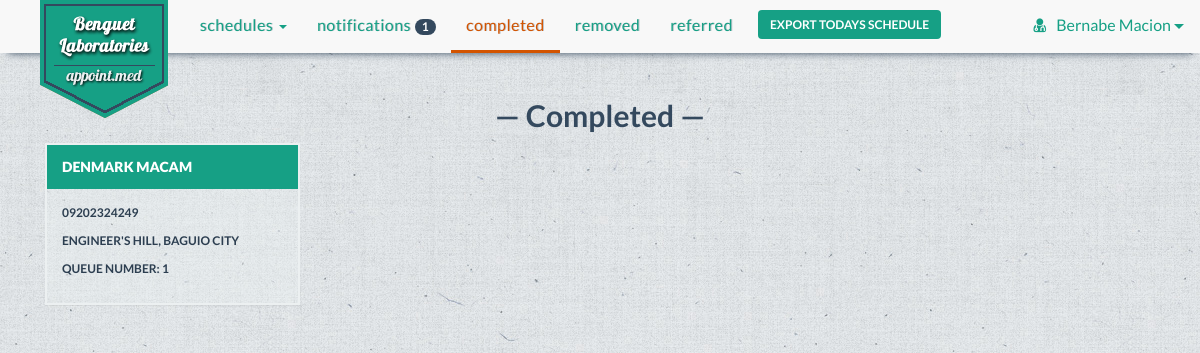
The page /completed.php (signed in) on the database as committed earlier.
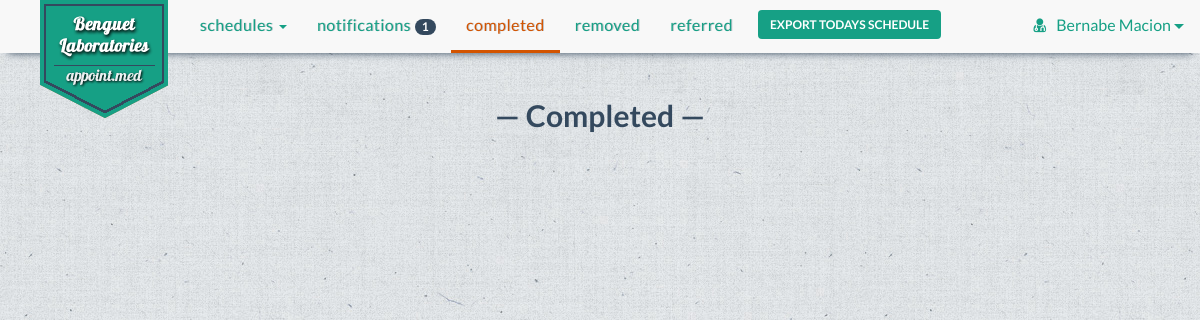
The same page on the database as committed later.
### tables this page shows
CREATE TABLE IF NOT EXISTS `appointment` (
  `appointment_id` int(30) NOT NULL AUTO_INCREMENT,
  `remarks` text NOT NULL,
  `doctor_id` varchar(30) NOT NULL,
  `patient_id` varchar(30) NOT NULL,
  `appoint_date` date NOT NULL,
  `appointment_status` enum('Cancelled','Completed','Referred','Inqueue') NOT NULL,
  `clinic_id` varchar(30) NOT NULL,
  PRIMARY KEY (`appointment_id`),
  KEY `doctor_id_2` (`doctor_id`),
  KEY `patient_id` (`patient_id`),
  KEY `clinic_id` (`clinic_id`)
);

CREATE TABLE IF NOT EXISTS `patient` (
  `patient_id` varchar(30) NOT NULL,
  `patient_name` varchar(30) NOT NULL,
  `patient_contact` varchar(20) NOT NULL,
  `birthdate` varchar(20) NOT NULL,
  `email` varchar(30) NOT NULL,
  `username` varchar(30) NOT NULL,
  `occupation` varchar(30) DEFAULT NULL,
  PRIMARY KEY (`patient_id`),
  KEY `username` (`username`)
);

CREATE TABLE IF NOT EXISTS `clinic` (
  `clinic_id` varchar(30) NOT NULL,
  `clinic_location` varchar(200) NOT NULL,
  `clinic_name` varchar(50) NOT NULL,
  `clinic_contact` varchar(50) NOT NULL,
  `doctor_id` varchar(30) NOT NULL,
  PRIMARY KEY (`clinic_id`),
  KEY `doctor_id` (`doctor_id`)
);

### completed.php (the view, shortened to what this page needs)
<!DOCTYPE html>
<html lang="en">
  <head>
    <?php
        include 'include/head.php';
        include 'connectdatabase.php';
    ?>
     <?php
        $username = $_SESSION['username'];
        $result = mysqli_query($con, "SELECT * FROM doctor WHERE username LIKE '$username'" );
        $row =  mysqli_fetch_array($result);
        $doctor_id = $row['doctor_id'];
        $c_result = mysqli_query($con, "SELECT * FROM clinic WHERE doctor_id LIKE '$doctor_id'");
        $c_row = mysqli_fetch_array($c_result);
        $a_result = mysqli_query($con, "SELECT * FROM appointment WHERE doctor_id LIKE '$doctor_id' AND appointment_status = 'Completed' ORDER BY appointment_id")
    ?>
     <body class="e4e8e9-bg">
    <div class="container">
    <?php
        include 'include/dc-nav-start.php';
    ?>
                <ul class="nav navbar-nav">
                    <li class="dropdown">
                        <a href="#" class="dropdown-toggle" data-toggle="dropdown" role="button" aria-expanded="false">Schedules <span class="caret"></span></a>
                    </li>
                    <li><a href="doc_notifications.php">Notifications <span class="badge">1</span></a></li>
                    <li class="active"><a href="completed.php">Completed</a></li>
                    <li><a href="removed.php">Removed</a></li>
                    <li><a href="referred.php">Referred</a></li>
                    <li class="export-schedules">
                        <form action="export.php" method="post">
                            <input type="submit" class="btn btn-default export-btn btn-noborder" value="Export Todays Schedule" name="submit">
                        </form>
                    </li>
    <?php
        include 'include/dc-nav-end.php';
    ?>
    <div class="container-fluid" id="user-md-frw">
           <div class="col-xs-12 col-md-12">
                <h2 class="text-center row-header">&mdash; Completed &mdash;</h2>
            </div>
        <?php
            while($row = mysqli_fetch_array($a_result)){
               $patient = $row['patient_id'];
               $p_result = mysqli_query($con, "SELECT * FROM patient WHERE patient_id LIKE '$patient'");
               $pat = mysqli_fetch_array($p_result);
               echo '<div class="col-xs-12 col-md-6 col-lg-3">
                <div class="panel panel-default sched-panel">';
                echo'<div class="panel-heading">';
                echo $pat['patient_name'];
                echo '</div>';
                echo' <div class="panel-body">';
                echo '<p>' . $pat['patient_contact'] . '</p>';
                echo '<p>' . $c_row['clinic_location'] . '</p>';
                echo '<p> Queue Number: ' . $row['appointment_id'] . '</p>';
                echo '</div>
                 </div>
               </div>';
            }
        ?>
        </div>
</div>
  </body>
</html>

Rows that differ between the two databases and show on the page:
removed appointment: patient.patient_name "DENMARK MACAM", patient.patient_contact "09202324249", appointment_id "1"
no longer on this page (row edited): clinic: clinic_location "ENGINEER'S HILL, BAGUIO CITY"
